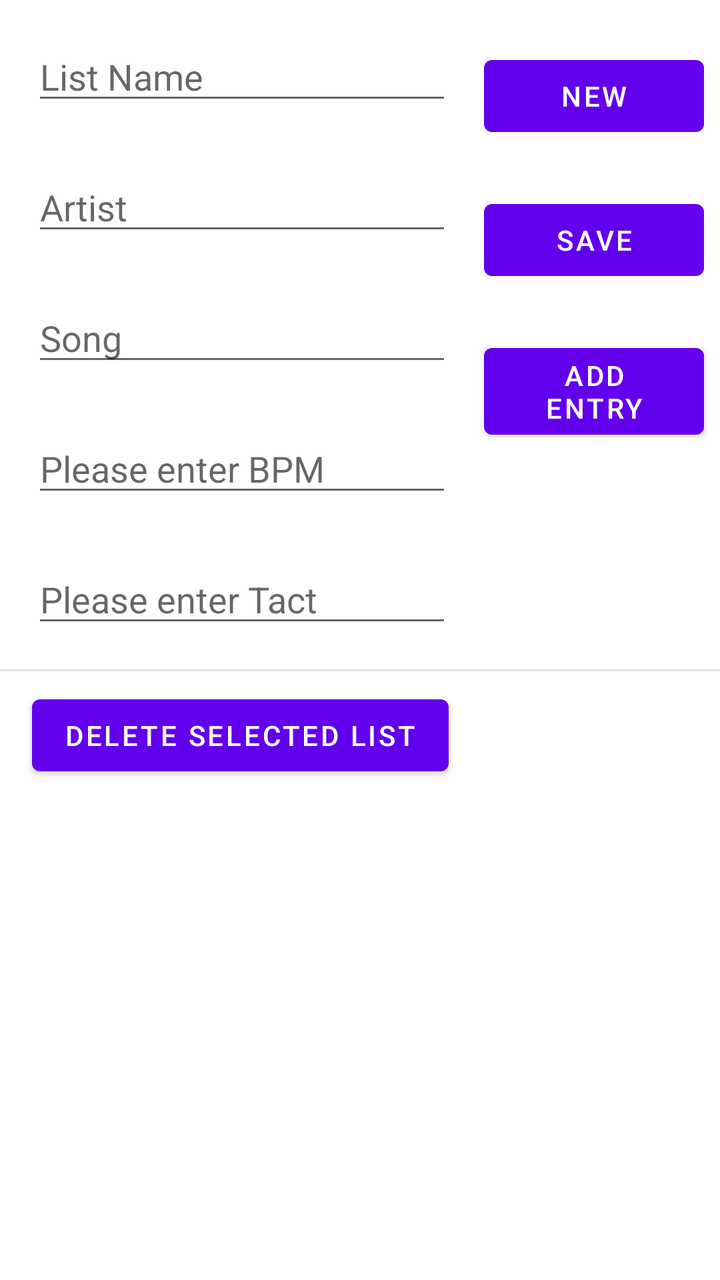
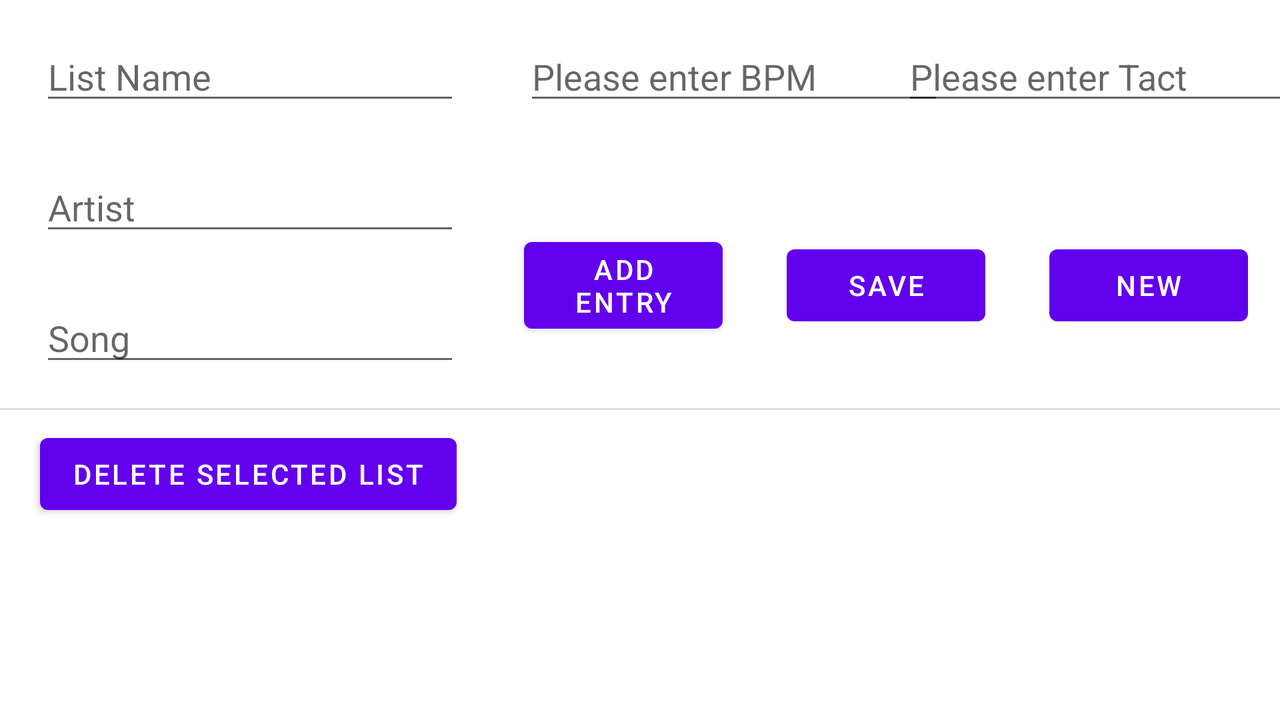

First picture: res/layout/ on a phone held upright. Second picture: the repository's own variant of that layout, on a device whose configuration matches the variant's folder. Source for both follows.
<!-- AndroidManifest.xml: application theme Theme.Metronom -->
<!-- res/layout/activity_list_manager.xml -->
<?xml version="1.0" encoding="utf-8"?>
<androidx.constraintlayout.widget.ConstraintLayout xmlns:android="http://schemas.android.com/apk/res/android"
    xmlns:app="http://schemas.android.com/apk/res-auto"
    xmlns:tools="http://schemas.android.com/tools"
    android:layout_width="match_parent"
    android:layout_height="match_parent"
    tools:context=".ListManagerActivity">

    <Button
        android:id="@+id/btnDeleteSelectedList"
        android:layout_width="wrap_content"
        android:layout_height="wrap_content"
        android:layout_marginStart="16dp"
        android:layout_marginTop="8dp"
        android:text="@string/delete_selected_List"
        app:layout_constraintStart_toStartOf="parent"
        app:layout_constraintTop_toBottomOf="@+id/divider2" />

    <Button
        android:id="@+id/btnNew"
        android:layout_width="0dp"
        android:layout_height="wrap_content"
        android:layout_marginStart="16dp"
        android:layout_marginTop="24dp"
        android:layout_marginEnd="8dp"
        android:text="@string/new_list"
        app:layout_constraintEnd_toEndOf="parent"
        app:layout_constraintStart_toEndOf="@+id/txtFldListName"
        app:layout_constraintTop_toTopOf="parent" />

    <Button
        android:id="@+id/btnSave"
        android:layout_width="0dp"
        android:layout_height="wrap_content"
        android:layout_marginStart="16dp"
        android:layout_marginTop="24dp"
        android:layout_marginEnd="8dp"
        android:text="@string/save"
        app:layout_constraintEnd_toEndOf="parent"
        app:layout_constraintStart_toEndOf="@+id/txtFldArtist"
        app:layout_constraintTop_toBottomOf="@+id/btnNew" />

    <Button
        android:id="@+id/btnAddEntry"
        android:layout_width="0dp"
        android:layout_height="wrap_content"
        android:layout_marginStart="16dp"
        android:layout_marginTop="24dp"
        android:layout_marginEnd="8dp"
        android:text="@string/add_entry"
        app:layout_constraintEnd_toEndOf="parent"
        app:layout_constraintStart_toEndOf="@+id/txtFldSong"
        app:layout_constraintTop_toBottomOf="@+id/btnSave" />

    <EditText
        android:id="@+id/txtFldTactListEntry"
        android:layout_width="wrap_content"
        android:layout_height="wrap_content"
        android:layout_marginStart="16dp"
        android:layout_marginTop="24dp"
        android:autoLink="none"
        android:autofillHints="@string/tact"
        android:ems="10"
        android:hint="@string/enter_tact"
        android:inputType="numberSigned"
        android:singleLine="true"
        app:layout_constraintStart_toStartOf="parent"
        app:layout_constraintTop_toBottomOf="@+id/txtFldBpmListEntry"
        tools:visibility="visible" />

    <EditText
        android:id="@+id/txtFldBpmListEntry"
        android:layout_width="wrap_content"
        android:layout_height="wrap_content"
        android:layout_marginStart="16dp"
        android:layout_marginTop="24dp"
        android:autofillHints="@string/bpm"
        android:ems="10"
        android:hint="@string/enter_bpm"
        android:inputType="numberSigned"
        android:singleLine="true"
        android:visibility="visible"
        app:layout_constraintStart_toStartOf="parent"
        app:layout_constraintTop_toBottomOf="@+id/txtFldSong"
        tools:visibility="visible" />

    <EditText
        android:id="@+id/txtFldListName"
        android:layout_width="wrap_content"
        android:layout_height="wrap_content"
        android:layout_marginStart="16dp"
        android:layout_marginTop="16dp"
        android:ems="10"
        android:hint="@string/list_name"
        android:importantForAutofill="no"
        android:inputType="text"
        app:layout_constraintStart_toStartOf="parent"
        app:layout_constraintTop_toTopOf="parent" />

    <EditText
        android:id="@+id/txtFldArtist"
        android:layout_width="wrap_content"
        android:layout_height="wrap_content"
        android:layout_marginStart="16dp"
        android:layout_marginTop="24dp"
        android:ems="10"
        android:hint="@string/artist"
        android:importantForAutofill="no"
        android:inputType="text"
        app:layout_constraintStart_toStartOf="parent"
        app:layout_constraintTop_toBottomOf="@+id/txtFldListName" />

    <EditText
        android:id="@+id/txtFldSong"
        android:layout_width="wrap_content"
        android:layout_height="wrap_content"
        android:layout_marginStart="16dp"
        android:layout_marginTop="24dp"
        android:ems="10"
        android:hint="@string/song"
        android:importantForAutofill="no"
        android:inputType="text"
        app:layout_constraintStart_toStartOf="parent"
        app:layout_constraintTop_toBottomOf="@+id/txtFldArtist" />

    <androidx.recyclerview.widget.RecyclerView
        android:id="@+id/listmanagerList"
        android:layout_width="0dp"
        android:layout_height="0dp"
        android:layout_marginStart="8dp"
        android:layout_marginTop="8dp"
        android:layout_marginEnd="8dp"
        android:layout_marginBottom="8dp"
        app:layout_constraintBottom_toBottomOf="parent"
        app:layout_constraintEnd_toEndOf="parent"
        app:layout_constraintStart_toStartOf="parent"
        app:layout_constraintTop_toBottomOf="@+id/btnDeleteSelectedList" />

    <View
        android:id="@+id/divider2"
        android:layout_width="0dp"
        android:layout_height="1dp"
        android:layout_marginTop="16dp"
        android:background="?android:attr/listDivider"
        app:layout_constraintEnd_toEndOf="parent"
        app:layout_constraintStart_toStartOf="parent"
        app:layout_constraintTop_toBottomOf="@+id/txtFldTactListEntry" />
</androidx.constraintlayout.widget.ConstraintLayout>
<!-- resources referenced by this layout -->
<resources>
  <string name="add_entry">Add Entry</string>
  <string name="artist">Artist</string>
  <string name="bpm">BPM</string>
  <string name="delete_selected_List">Delete selected List</string>
  <string name="enter_bpm">Please enter BPM</string>
  <string name="enter_tact">Please enter Tact</string>
  <string name="list_name">List Name</string>
  <string name="new_list">New</string>
  <string name="save">Save</string>
  <string name="song">Song</string>
  <string name="tact">Tact</string>
  <style name="Theme.Metronom" parent="Theme.MaterialComponents.DayNight.NoActionBar">
          
          <item name="colorPrimary">@color/purple_500</item>
          <item name="colorPrimaryVariant">@color/purple_700</item>
          <item name="colorOnPrimary">@color/white</item>
          
          <item name="colorSecondary">@color/teal_200</item>
          <item name="colorSecondaryVariant">@color/teal_700</item>
          <item name="colorOnSecondary">@color/black</item>
          
          <item name="android:statusBarColor" tools:targetApi="l">?attr/colorPrimaryVariant</item>
          
      </style>
</resources>
<!-- res/layout-land/activity_list_manager.xml (the repository's variant of the layout above) -->
<!-- drawn on the phone turned sideways -->
<?xml version="1.0" encoding="utf-8"?>
<androidx.constraintlayout.widget.ConstraintLayout xmlns:android="http://schemas.android.com/apk/res/android"
    xmlns:app="http://schemas.android.com/apk/res-auto"
    xmlns:tools="http://schemas.android.com/tools"
    android:layout_width="match_parent"
    android:layout_height="match_parent"
    tools:context=".ListManagerActivity">

    <EditText
        android:id="@+id/txtFldTactListEntry"
        android:layout_width="wrap_content"
        android:layout_height="wrap_content"
        android:layout_marginStart="16dp"
        android:layout_marginTop="16dp"
        android:layout_marginEnd="16dp"
        android:autoLink="none"
        android:autofillHints="@string/tact"
        android:ems="10"
        android:hint="@string/enter_tact"
        android:inputType="numberSigned"
        android:singleLine="true"
        app:layout_constraintEnd_toEndOf="parent"
        app:layout_constraintStart_toEndOf="@+id/txtFldBpmListEntry"
        app:layout_constraintTop_toTopOf="parent"
        tools:visibility="visible" />

    <EditText
        android:id="@+id/txtFldBpmListEntry"
        android:layout_width="wrap_content"
        android:layout_height="wrap_content"
        android:layout_marginStart="32dp"
        android:layout_marginTop="16dp"
        android:autofillHints="@string/bpm"
        android:ems="10"
        android:hint="@string/enter_bpm"
        android:inputType="numberSigned"
        android:singleLine="true"
        android:visibility="visible"
        app:layout_constraintStart_toEndOf="@+id/txtFldListName"
        app:layout_constraintTop_toTopOf="parent"
        tools:visibility="visible" />

    <EditText
        android:id="@+id/txtFldListName"
        android:layout_width="wrap_content"
        android:layout_height="wrap_content"
        android:layout_marginStart="20dp"
        android:layout_marginTop="16dp"
        android:ems="10"
        android:hint="@string/list_name"
        android:importantForAutofill="no"
        android:inputType="text"
        app:layout_constraintStart_toStartOf="parent"
        app:layout_constraintTop_toTopOf="parent" />

    <EditText
        android:id="@+id/txtFldArtist"
        android:layout_width="wrap_content"
        android:layout_height="wrap_content"
        android:layout_marginStart="20dp"
        android:layout_marginTop="24dp"
        android:ems="10"
        android:hint="@string/artist"
        android:importantForAutofill="no"
        android:inputType="text"
        app:layout_constraintStart_toStartOf="parent"
        app:layout_constraintTop_toBottomOf="@+id/txtFldListName" />

    <EditText
        android:id="@+id/txtFldSong"
        android:layout_width="wrap_content"
        android:layout_height="wrap_content"
        android:layout_marginStart="20dp"
        android:layout_marginTop="24dp"
        android:ems="10"
        android:hint="@string/song"
        android:importantForAutofill="no"
        android:inputType="text"
        app:layout_constraintStart_toStartOf="parent"
        app:layout_constraintTop_toBottomOf="@+id/txtFldArtist" />

    <Button
        android:id="@+id/btnNew"
        android:layout_width="0dp"
        android:layout_height="wrap_content"
        android:layout_marginStart="16dp"
        android:layout_marginTop="24dp"
        android:layout_marginEnd="16dp"
        android:text="@string/new_list"
        app:layout_constraintBottom_toTopOf="@+id/divider3"
        app:layout_constraintEnd_toEndOf="parent"
        app:layout_constraintStart_toEndOf="@+id/btnSave"
        app:layout_constraintTop_toBottomOf="@+id/txtFldTactListEntry" />

    <Button
        android:id="@+id/btnSave"
        android:layout_width="0dp"
        android:layout_height="wrap_content"
        android:layout_marginStart="16dp"
        android:layout_marginTop="24dp"
        android:layout_marginEnd="16dp"
        android:text="@string/save"
        app:layout_constraintBottom_toTopOf="@+id/divider3"
        app:layout_constraintEnd_toStartOf="@+id/btnNew"
        app:layout_constraintStart_toEndOf="@+id/btnAddEntry"
        app:layout_constraintTop_toBottomOf="@+id/txtFldTactListEntry" />

    <Button
        android:id="@+id/btnAddEntry"
        android:layout_width="0dp"
        android:layout_height="wrap_content"
        android:layout_marginStart="32dp"
        android:layout_marginTop="24dp"
        android:layout_marginEnd="16dp"
        android:text="@string/add_entry"
        app:layout_constraintBottom_toTopOf="@+id/divider3"
        app:layout_constraintEnd_toStartOf="@+id/btnSave"
        app:layout_constraintStart_toEndOf="@+id/txtFldSong"
        app:layout_constraintTop_toBottomOf="@+id/txtFldBpmListEntry" />

    <View
        android:id="@+id/divider3"
        android:layout_width="0dp"
        android:layout_height="1dp"
        android:layout_marginTop="16dp"
        android:background="?android:attr/listDivider"
        app:layout_constraintEnd_toEndOf="parent"
        app:layout_constraintHorizontal_bias="0.0"
        app:layout_constraintStart_toStartOf="parent"
        app:layout_constraintTop_toBottomOf="@+id/txtFldSong" />

    <androidx.recyclerview.widget.RecyclerView
        android:id="@+id/listmanagerList"
        android:layout_width="0dp"
        android:layout_height="0dp"
        android:layout_marginStart="8dp"
        android:layout_marginTop="8dp"
        android:layout_marginEnd="8dp"
        android:layout_marginBottom="8dp"
        app:layout_constraintBottom_toBottomOf="parent"
        app:layout_constraintEnd_toEndOf="parent"
        app:layout_constraintHorizontal_bias="0.0"
        app:layout_constraintStart_toStartOf="parent"
        app:layout_constraintTop_toBottomOf="@+id/btnDeleteSelectedList" />

    <Button
        android:id="@+id/btnDeleteSelectedList"
        android:layout_width="wrap_content"
        android:layout_height="wrap_content"
        android:layout_marginStart="20dp"
        android:layout_marginTop="8dp"
        android:text="@string/delete_selected_List"
        app:layout_constraintStart_toStartOf="parent"
        app:layout_constraintTop_toBottomOf="@+id/divider3" />

</androidx.constraintlayout.widget.ConstraintLayout>
